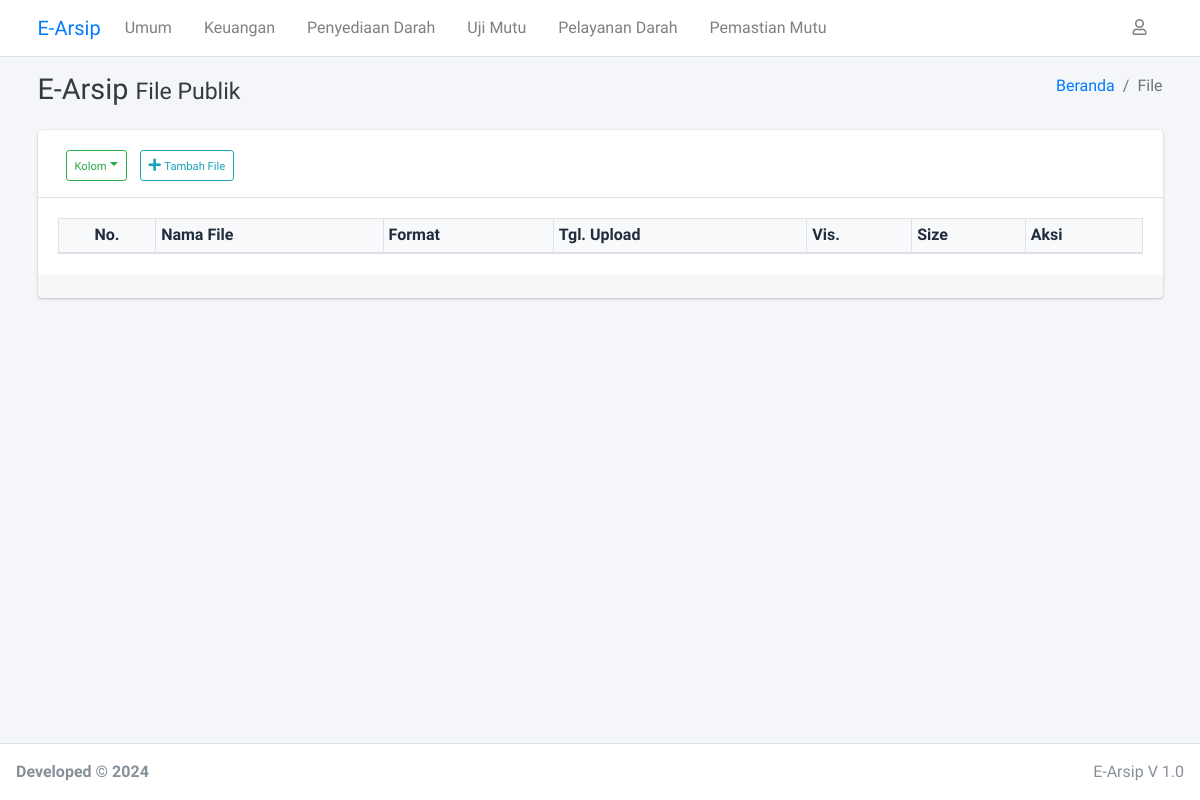
Page /room/files_publik.php (signed in) on the earlier database version.
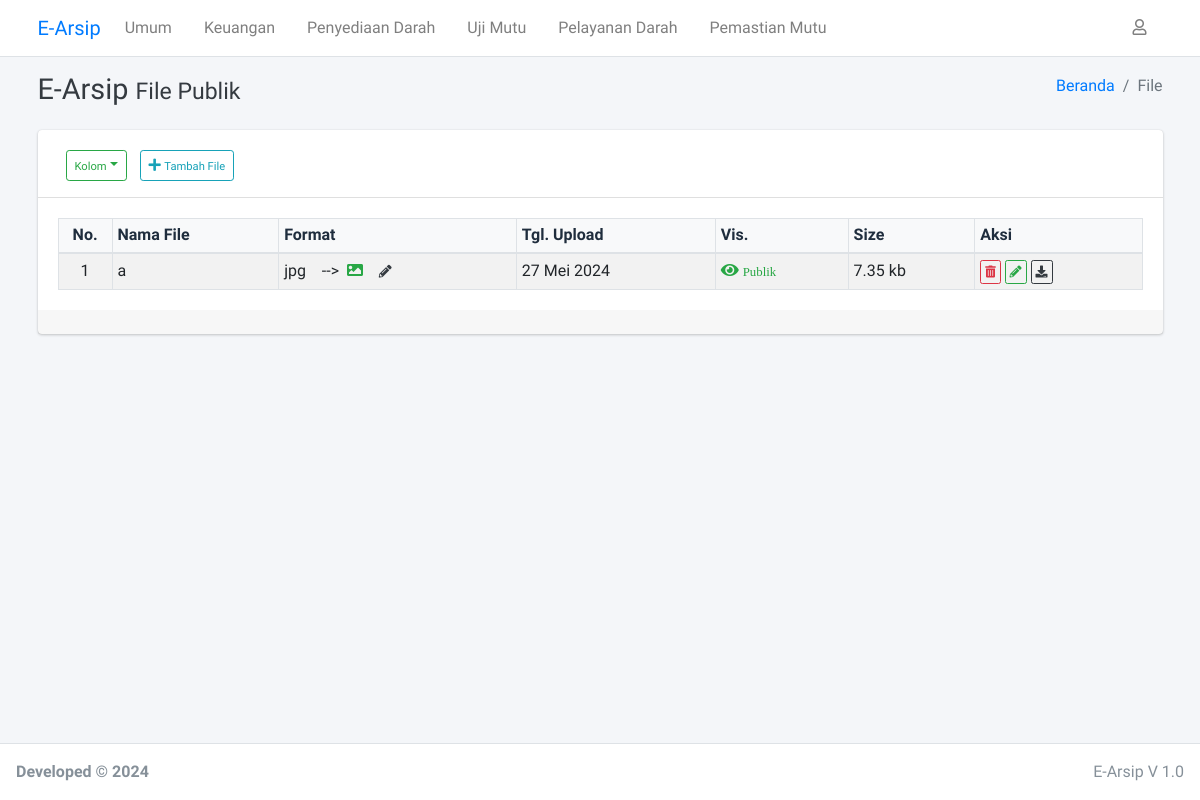
Same page on the later database version.
### tables this page shows
CREATE TABLE `file` (
  `id_file` int(11) NOT NULL,
  `id_brankas` int(11) NOT NULL,
  `nm_file` varchar(100) NOT NULL,
  `file` varchar(225) NOT NULL,
  `tg_upload` varchar(100) NOT NULL,
  `visibilitas` enum('Rahasia','Publik') NOT NULL,
  `produksi` date DEFAULT NULL,
  `expired` date DEFAULT NULL
);

### room/files_publik.php (the view, shortened to what the changed rows need)
<?php
include 'layout/head.php';
include '../connect/database.php';
$cek = mysqli_query($conn, "SELECT * FROM brankas");
if ($cek->num_rows == '') {
  $_SESSION['pesan_brankas_kosong'] = 'Tambahkan Brankas Dulu...!!!';
    echo "<script>window.history.go(-1);</script>";
}else{
function tgl_indo($tanggal){
  $bulan = array (
    1 =>   'Januari',
    'Februari',
    'Maret',
    'April',
    'Mei',
    'Juni',
    'Juli',
    'Agustus',
    'September',
    'Oktober',
    'November',
    'Desember'
  );
  $pecahkan = explode('-', $tanggal);
  return $pecahkan[2] . ' ' . $bulan[ (int)$pecahkan[1] ] . ' ' . $pecahkan[0];
}
function fsize($file){
$a = array("b", "kb", "mb", "gb", "tb", "pb");
$pos = 0;
$size = filesize($file);
while ($size >= 1024)
{
$size /= 1024;
$pos++;
}
return round ($size,2)." ".$a[$pos];
}
?>
  <div class="content-wrapper">
    <div class="content-header">
      <div class="container">
        <div class="row mb-2">
          <div class="col-sm-6">
            <h1 class="m-0 text-dark"> E-Arsip <small>File Publik</small></h1>
          </div>
        </div>
      </div>
    </div>
    <div class="content">
      <div class="container">
        <div class="row">
          <div class="col-12">
            <div class="card card-outline card-info">
              <div class="table-responsive">
                <div class="card-body">
                  <table class="table table-striped table-bordered table-sm" id="data1">
                    <thead>
                      <tr class="bg-light">
                        <th class="text-center">No.</th>
                        <th>Nama File</th>
                        <th>Format</th>
                        <th>Tgl. Upload</th>
                        <th>Vis.</th>
                        <th>Size</th>
                        <th>Aksi</th>
                      </tr>
                    </thead>
                    <tbody>
                      <?php
                      $no=1;
                      $Pilih="SELECT * FROM file WHERE visibilitas='Publik' ORDER BY tg_upload ASC";
                      $Query=mysqli_query($conn, $Pilih);
                      while($data=mysqli_fetch_object($Query)){ ?>
                      <tr>
                        <td align="center" width="5%"><?= $no++; ?></td>
                        <td><?= $data->nm_file; ?></td>
                        <td>
                            <?php
                            $ekstensi = $data->file;
                            $info = pathinfo($ekstensi);
                            echo $info['extension'];
                            ?>
                            <?php }
                            $bentuk2=$info['extension'];
                            $format2=array('jpg','jpeg','bmp','png');
                            if (in_array($bentuk2, $format2)) {
                            ?>
                            &nbsp;&nbsp;&nbsp;-->&nbsp;&nbsp;<i class="fas fa-image text-success"></i>
                            <?php }
                            ?>
                            <a href="#" id="td_eberkas" href="#" data-toggle="modal" data-target="#md_eberkas"
                            data-id_br="<?= $data->id_file; ?>"
                            data-fl_br="<?= $data->file; ?>">
                            <small><i class="fas fa-pencil-alt text-dark"></i></small>
                            </a>
                        </td>
                        <td><?= tgl_indo($data->tg_upload); ?></td>
                        <td>
                        <?php
                          $view=$data->visibilitas;
                          if ($view=='Publik') {
                          ?>
                          <i class="fas fa-eye text-success">&nbsp;<small><?= $data->visibilitas; ?></small></i>
                          <?php }else{ ?>
                          <i class="fas fa-eye-slash text-warning">&nbsp;<small><?= $data->visibilitas; ?></small></i>
                        <?php } ?>
                        </td>
                        <td>
                          <?php
                            if (!empty($data->file)){
                            $file = "../dist/img/upload/".$data->file;
                            echo fsize($file);
                            }else{
                            }
                          ?>
                        </td>
                        <td>
                          <a href="#" class="btn btn-xs btn-outline-danger" onClick="konfirmasi('del_data.php?idfl=<?= $data->id_file; ?>');"><i class="fas fa-trash-alt"></i>
                          </a>
                          <a title="Ubah" class="btn btn-outline-success btn-xs" id="td_efile"
                          href="#" data-toggle="modal" data-target="#md_efile"
                          data-id="<?= $data->id_file; ?>"
                          data-br="<?= $data->id_brankas; ?>"
                          data-nm="<?= $data->nm_file; ?>"
                          data-tg="<?= $data->tg_upload; ?>"
                          data-vs="<?= $data->visibilitas; ?>"
                          ><i class="fas fa-pencil-alt"></i></a>
                          <a href="../dist/img/upload/<?= $data->file; ?>" class="btn btn-xs btn-outline-dark" target="_blank"><i class="fas fa-download"></i></a>
                        </td>
                      </tr>
                      <?php } ?>
                    </tbody>
                  </table>
                </div>
              </div>
            </div>
          </div>
        </div>
      </div>
    </div>
  </div>
<?php
include 'layout/foot.php';
  if(@$_SESSION['pesan_file_ada']){ ?>
<?php } ?>

Differences in the rows shown:
added file: nm_file "a", file "jpg", tg_upload "27 Mei 2024", visibilitas "Publik", file "7.35 kb"
